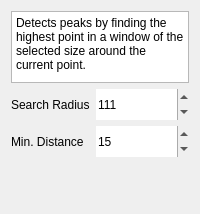
         <widget class="QWidget" name="page_peak_local_max">
          <layout class="QFormLayout" name="formLayout_5">
           <item row="1" column="0">
            <widget class="BodyLabel" name="label_22">
             <property name="minimumSize">
              <size>
               <width>0</width>
               <height>31</height>
              </size>
             </property>
             <property name="text">
              <string>Search Radius</string>
             </property>
            </widget>
           </item>
           <item row="1" column="1">
            <widget class="SpinBox" name="peak_local_max_radius">
             <property name="minimumSize">
              <size>
               <width>0</width>
               <height>31</height>
              </size>
             </property>
             <property name="frame">
              <bool>false</bool>
             </property>
             <property name="accelerated">
              <bool>true</bool>
             </property>
             <property name="minimum">
              <number>5</number>
             </property>
             <property name="maximum">
              <number>9999</number>
             </property>
             <property name="stepType">
              <enum>QAbstractSpinBox::StepType::AdaptiveDecimalStepType</enum>
             </property>
             <property name="value">
              <number>111</number>
             </property>
            </widget>
           </item>
           <item row="0" column="0" colspan="2">
            <widget class="QTextBrowser" name="peak_local_max_info">
             <property name="maximumSize">
              <size>
               <width>16777215</width>
               <height>90</height>
              </size>
             </property>
             <property name="verticalScrollBarPolicy">
              <enum>Qt::ScrollBarPolicy::ScrollBarAsNeeded</enum>
             </property>
             <property name="sizeAdjustPolicy">
              <enum>QAbstractScrollArea::SizeAdjustPolicy::AdjustToContents</enum>
             </property>
             <property name="html">
              <string>&lt;!DOCTYPE HTML PUBLIC &quot;-//W3C//DTD HTML 4.0//EN&quot; &quot;http://www.w3.org/TR/REC-html40/strict.dtd&quot;&gt;
&lt;html&gt;&lt;head&gt;&lt;meta name=&quot;qrichtext&quot; content=&quot;1&quot; /&gt;&lt;meta charset=&quot;utf-8&quot; /&gt;&lt;style type=&quot;text/css&quot;&gt;
p, li { white-space: pre-wrap; }
hr { height: 1px; border-width: 0; }
li.unchecked::marker { content: &quot;\2610&quot;; }
li.checked::marker { content: &quot;\2612&quot;; }
&lt;/style&gt;&lt;/head&gt;&lt;body style=&quot; font-family:'Segoe UI'; font-size:9pt; font-weight:400; font-style:normal;&quot;&gt;
&lt;p style=&quot; margin-top:0px; margin-bottom:0px; margin-left:0px; margin-right:0px; -qt-block-indent:0; text-indent:0px;&quot;&gt;Detects peaks by finding the highest point in a window of the selected size around the current point.&lt;/p&gt;&lt;/body&gt;&lt;/html&gt;</string>
             </property>
            </widget>
           </item>
           <item row="2" column="0">
            <widget class="BodyLabel" name="minDistanceLabel">
             <property name="minimumSize">
              <size>
               <width>0</width>
               <height>31</height>
              </size>
             </property>
             <property name="toolTip">
              <string>Minimum allowed distance between two consecutive peaks</string>
             </property>
             <property name="whatsThis">
              <string>After a peak is detected, how many values to skip ahead before starting to search for the next peak</string>
             </property>
             <property name="text">
              <string>Min. Distance</string>
             </property>
            </widget>
           </item>
           <item row="2" column="1">
            <widget class="SpinBox" name="peak_local_max_min_dist">
             <property name="minimumSize">
              <size>
               <width>0</width>
               <height>31</height>
              </size>
             </property>
             <property name="frame">
              <bool>false</bool>
             </property>
             <property name="minimum">
              <number>0</number>
             </property>
             <property name="maximum">
              <number>1000000</number>
             </property>
             <property name="value">
              <number>15</number>
             </property>
            </widget>
           </item>
           <item row="3" column="0" colspan="2">
            <spacer name="verticalSpacer_3">
             <property name="orientation">
              <enum>Qt::Orientation::Vertical</enum>
             </property>
             <property name="sizeHint" stdset="0">
              <size>
               <width>20</width>
               <height>40</height>
              </size>
             </property>
            </spacer>
           </item>
          </layout>
         </widget>
